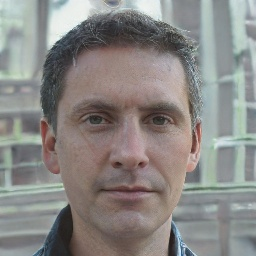
#> input picture frontend/samples/fake_sample.jpg, 256 x 256 px
$ python -i face_detector.py   (imports and definitions only)   (older library calls are emulated)
#> lines starting #> are read from the running program, lines starting #| are printed output that depends on the picture; after the words box and inside, x2 and y2 are one past the last pixel; in counts of white or black regions, pixels touching at a corner belong together
#> further down, picture is the input picture: shape (256, 256, 3); mean B, G, R 132.8, 135.4, 137.7
"""
Face Detection and Cropping Module for DeepFake Forensics.

Provides automatic face detection, bounding box extraction, and margin-padded cropping
to ensure forensic models evaluate facial features rather than background shortcuts.

Works offline with zero external model downloads, combining chrominance segmentation,
morphological geometry analysis, and facial gradient verification.
"""

from typing import List, Optional, Tuple, Union
import numpy as np
from PIL import Image, ImageDraw, ImageFont


class FaceDetector:
    """
    Robust, lightweight face detector and cropper.
    """

    def __init__(
        self,
        min_area_ratio: float = 0.03,
        aspect_ratio_range: Tuple[float, float] = (0.65, 2.2),
        min_gradient_magnitude: float = 14.0,
        default_margin: float = 0.15,
    ):
        """
        Args:
            min_area_ratio: Minimum face area as fraction of downscaled image area.
            aspect_ratio_range: Valid (min_aspect, max_aspect) ratio (height / width).
            min_gradient_magnitude: Minimum Sobel edge gradient to distinguish faces from flat walls.
            default_margin: Proportional boundary padding added around detected faces.
        """
        self.min_area_ratio = min_area_ratio
        self.aspect_ratio_range = aspect_ratio_range
        self.min_gradient_magnitude = min_gradient_magnitude
        self.default_margin = default_margin

    def detect_faces(
        self,
        image: Union[Image.Image, np.ndarray],
        margin: Optional[float] = None,
    ) -> List[Tuple[int, int, int, int]]:
        """
        Detect face bounding boxes in the image.

        Args:
            image: Input image as PIL Image or uint8 RGB numpy array.
            margin: Optional margin expansion factor (defaults to self.default_margin).

        Returns:
            List of bounding boxes [(x, y, w, h), ...] sorted by area (largest face first).
            Returns an empty list if no face is detected.
        """
        if isinstance(image, np.ndarray):
            pil_img = Image.fromarray(image).convert("RGB")
        else:
            pil_img = image.convert("RGB")

        w_orig, h_orig = pil_img.size
#> w_orig = 256; h_orig = 256
        pad_margin = self.default_margin if margin is None else margin

        # Scale down for fast, scale-invariant processing
        target_dim = 320.0
        scale = target_dim / max(w_orig, h_orig) if max(w_orig, h_orig) > target_dim else 1.0
#> scale = 1
        sw, sh = max(int(w_orig * scale), 32), max(int(h_orig * scale), 32)
#> sw = 256; sh = 256
        small = pil_img.resize((sw, sh), resample=Image.Resampling.BILINEAR)

        rgb = np.array(small, dtype=np.float32)
        r, g, b = rgb[:, :, 0], rgb[:, :, 1], rgb[:, :, 2]
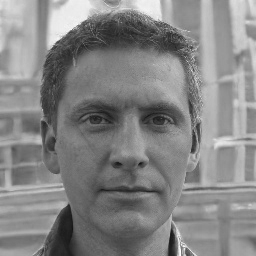
#> r: shape (256, 256) float32; min 19, max 255, mean 132.8

        # 1. YCbCr Chrominance Clustering Rule
        cb = 128 - 0.168736 * r - 0.331264 * g + 0.5 * b
        cr = 128 + 0.5 * r - 0.418688 * g - 0.081312 * b
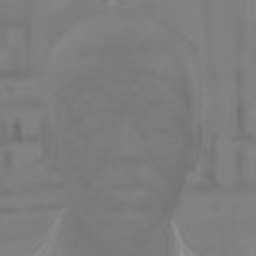
#> cr: shape (256, 256) float32; min 112.1, max 149.1, mean 126.5
        skin_ycbcr = (cb >= 77) & (cb <= 127) & (cr >= 133) & (cr <= 173)
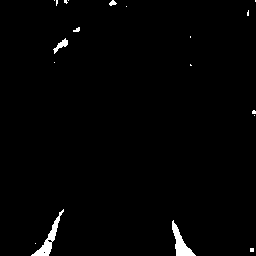
#> skin_ycbcr: shape (256, 256) bool; 1.3% white; 19 white regions (14 under 20 px), largest, box (x1, y1, x2, y2) and area: (31, 209, 64, 256) 340, (172, 220, 196, 256) 322, (53, 38, 68, 54) 87, (109, 0, 117, 6) 29, (73, 27, 80, 32) 23

        # 2. HSV Saturation & Value Rule
        maxc = np.maximum(np.maximum(r, g), b)
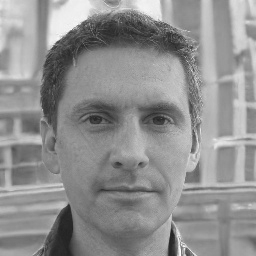
#> maxc: shape (256, 256) float32; min 34, max 255, mean 143.6
        minc = np.minimum(np.minimum(r, g), b)
        v = maxc
        s = np.zeros_like(maxc)
        pos = maxc > 0
#> pos: shape (256, 256) bool; every value is 1
        s[pos] = (maxc[pos] - minc[pos]) / maxc[pos] * 255.0
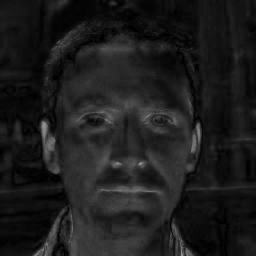
#> s: shape (256, 256) float32; min 0, max 170, mean 29.2
        skin_hsv = (s >= 20) & (s <= 210) & (v >= 35)
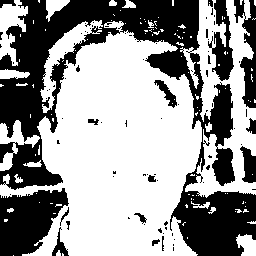
#> skin_hsv: shape (256, 256) bool; 59.2% white; 83 black regions (66 under 20 px), largest, box (x1, y1, x2, y2) and area: (0, 0, 256, 256) 19904, (0, 188, 69, 256) 3161, (234, 0, 256, 108) 1167

        skin_mask = (skin_ycbcr & skin_hsv).astype(np.uint8) * 255

        # 3. Morphological Elliptical Smoothing
        import cv2
        kernel = cv2.getStructuringElement(cv2.MORPH_ELLIPSE, (7, 7))
        skin_mask = cv2.morphologyEx(skin_mask, cv2.MORPH_CLOSE, kernel)
#> skin_mask: shape (256, 256); 1.4% white; 14 white regions (7 under 20 px), largest, box (x1, y1, x2, y2) and area: (31, 209, 64, 256) 348, (172, 220, 196, 256) 322, (53, 38, 68, 54) 92
        skin_mask = cv2.morphologyEx(skin_mask, cv2.MORPH_OPEN, kernel)
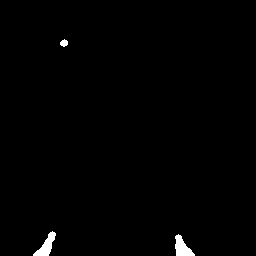
#> skin_mask: shape (256, 256); 0.83% white; 3 white regions, box (x1, y1, x2, y2) and area: (33, 231, 56, 256) 249, (175, 234, 195, 256) 248, (60, 39, 68, 47) 45

        # 4. Connected Components
        n_labels, _, stats, _ = cv2.connectedComponentsWithStats(skin_mask)
#> n_labels = 4; stats = [[0, 0, 256, 256, 64994], [60, 39, 8, 8, 45], [33, 231, 23, 25, 249], [175, 234, 20, 22, 248]]
        min_area = (sw * sh) * self.min_area_ratio
#> min_area = 1966.1
        candidates = []

        min_aspect, max_aspect = self.aspect_ratio_range

        for i in range(1, n_labels):
            area = stats[i, cv2.CC_STAT_AREA]
            if area >= min_area:
                sx = stats[i, cv2.CC_STAT_LEFT]
                sy = stats[i, cv2.CC_STAT_TOP]
                swidth = stats[i, cv2.CC_STAT_WIDTH]
                sheight = stats[i, cv2.CC_STAT_HEIGHT]
                aspect = sheight / max(swidth, 1)

                if min_aspect <= aspect <= max_aspect:
                    # 5. Facial Feature & Texture Gradient Verification
                    patch_gray = (
                        0.299 * r[sy : sy + sheight, sx : sx + swidth]
                        + 0.587 * g[sy : sy + sheight, sx : sx + swidth]
                        + 0.114 * b[sy : sy + sheight, sx : sx + swidth]
                    )
                    sobelx = cv2.Sobel(patch_gray, cv2.CV_32F, 1, 0, ksize=3)
                    sobely = cv2.Sobel(patch_gray, cv2.CV_32F, 0, 1, ksize=3)
                    grad_mag = float(np.mean(np.sqrt(sobelx**2 + sobely**2)))

                    # Real facial features (eyes, nose, mouth) have distinct edge gradients
                    if grad_mag >= self.min_gradient_magnitude:
                        ox = int(sx / scale)
                        oy = int(sy / scale)
                        ow = int(swidth / scale)
                        oh = int(sheight / scale)

                        # Margin padding
                        mx = int(ow * pad_margin)
                        my = int(oh * pad_margin)
                        x1 = max(0, ox - mx)
                        y1 = max(0, oy - my)
                        x2 = min(w_orig, ox + ow + mx)
                        y2 = min(h_orig, oy + oh + my)

                        candidates.append((x1, y1, x2 - x1, y2 - y1, area))
#> this loop made 3 passes
#> area on passes 1 to 3: 45, 249, 248
#> after the loop, candidates = []

        # Sort largest area first
        candidates.sort(key=lambda item: item[4], reverse=True)
        return [(c[0], c[1], c[2], c[3]) for c in candidates]

    # [79 lines left out: functions crop_face, create_face_only_image, create_background_only_image, not called in this run]

    def crop_all_faces(
        self,
        image: Image.Image,
        margin: Optional[float] = None,
    ) -> List[Tuple[Image.Image, Tuple[int, int, int, int]]]:
        """
        Detect and crop all faces found in an image.

        Returns:
            List of (cropped_image, bounding_box) tuples.
        """
        boxes = self.detect_faces(image, margin=margin)
#> boxes = []
        crops = []
        for b in boxes:
            cropped, actual_b = self.crop_face(image, b, margin=0.0)
            crops.append((cropped, actual_b))
#> this loop made 0 passes
#> after the loop, crops = []
        return crops

    # [20 lines left out: function draw_face_boxes, not called in this run]

>>> import cv2
>>> picture = cv2.imread('../../frontend/samples/fake_sample.jpg')
>>> result = FaceDetector().crop_all_faces(picture)
#> result = []

$ run again, on frontend/samples/fake_face_sample.png
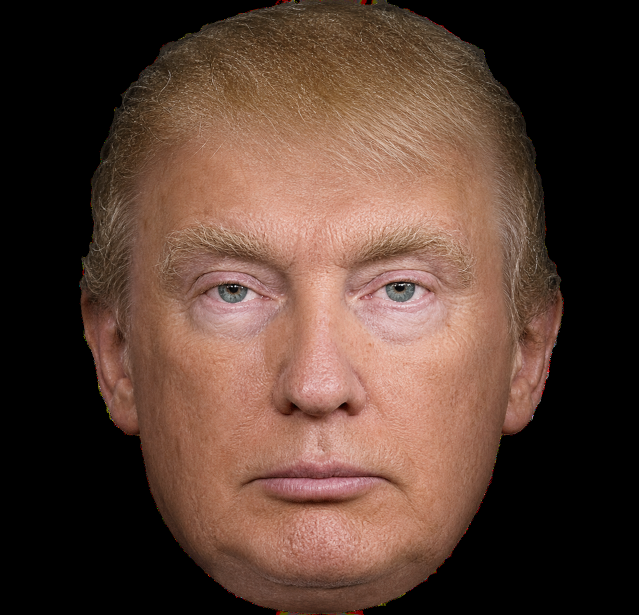
#> input picture frontend/samples/fake_face_sample.png, 1278 x 1230 px (shown at 1/2 size)
#> picture is the input picture: shape (1230, 1278, 3); mean B, G, R 51.2, 62.6, 87.5
#> skin_ycbcr: shape (307, 320) bool; every value is 0
#> in detect_faces, `pos = maxc > 0`:
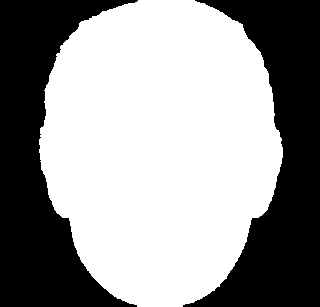
#> pos: shape (307, 320) bool; 59.2% white; 2 black regions, box (x1, y1, x2, y2) and area: (0, 0, 138, 307) 20076, (183, 0, 320, 307) 19976
#> in detect_faces, `skin_hsv = (s >= 20) & (s <= 210) & (v >= 35)`:
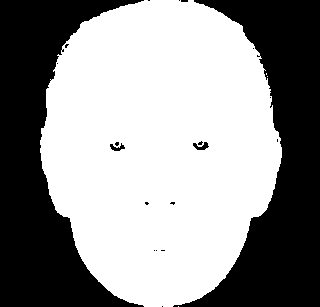
#> skin_hsv: shape (307, 320) bool; 58% white; 20 black regions (16 under 20 px), largest, box (x1, y1, x2, y2) and area: (0, 0, 144, 307) 20578, (173, 0, 320, 307) 20445, (193, 142, 209, 150) 69, (110, 143, 125, 151) 59
#> n_labels = 1; stats = [[0, 0, 320, 307, 98240]]
#> after the loop in detect_faces, `for i in range(1, n_labels):`: candidates = []
